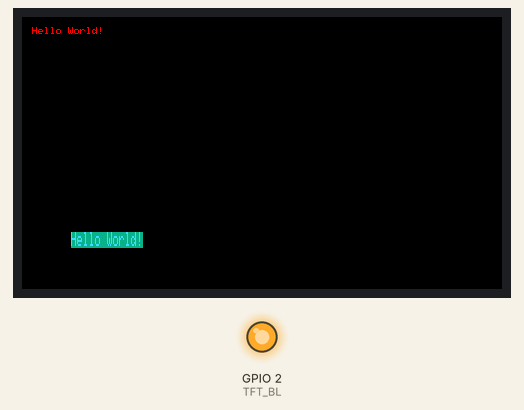
This sketch was run on a simulated ESP32. Parts: 480×272 colour display, output pins drawn as LEDs (lit = HIGH). Random numbers use the default seed unless the sketch sets one.

Above: at 5.3 s.
At 9.3 s:
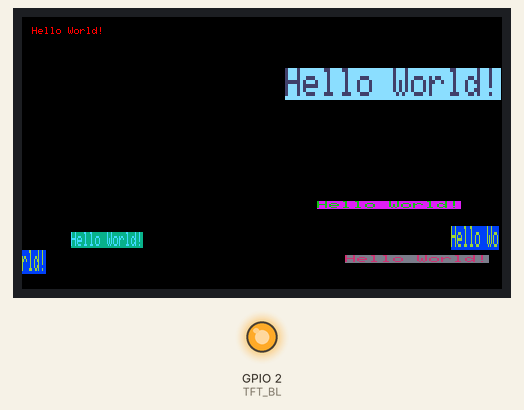
At 13.3 s:
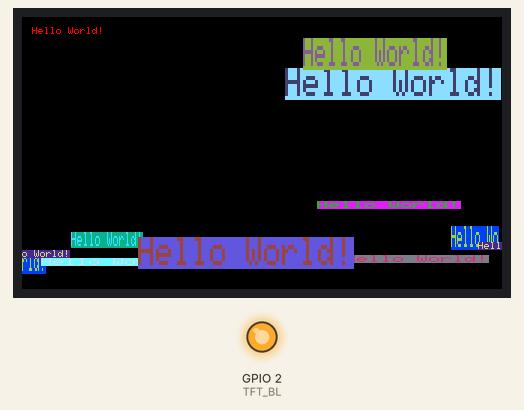
At 21.4 s:
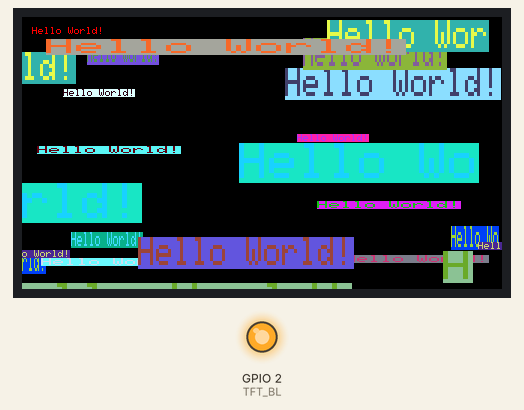
At 29.4 s:
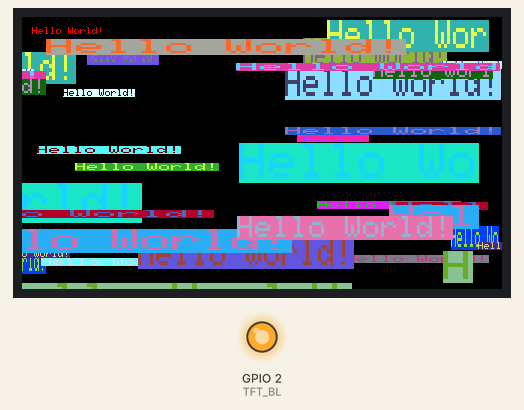
At 38.5 s:
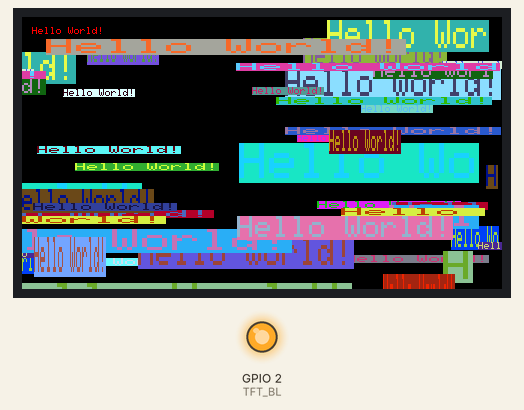

Measured:
- what the display in image 0 shows lasts 1.0 s, from 5.3 s to 6.3 s

The sketch:

HelloWorld.ino
```cpp
/*******************************************************************************
 ******************************************************************************/
#include <Arduino_GFX_Library.h>

#define GFX_BL DF_GFX_BL // default backlight pin, you may replace DF_GFX_BL to actual backlight pin
#define TFT_BL 2
/* More dev device declaration: https://github.com/moononournation/Arduino_GFX/wiki/Dev-Device-Declaration */
#if defined(DISPLAY_DEV_KIT)
Arduino_GFX *gfx = create_default_Arduino_GFX();
#else /* !defined(DISPLAY_DEV_KIT) */

/* More data bus class: https://github.com/moononournation/Arduino_GFX/wiki/Data-Bus-Class */
//Arduino_DataBus *bus = create_default_Arduino_DataBus();

/* More display class: https://github.com/moononournation/Arduino_GFX/wiki/Display-Class */
//Arduino_GFX *gfx = new Arduino_ILI9341(bus, DF_GFX_RST, 0 /* rotation */, false /* IPS */);

Arduino_ESP32RGBPanel *bus = new Arduino_ESP32RGBPanel(
    GFX_NOT_DEFINED /* CS */, GFX_NOT_DEFINED /* SCK */, GFX_NOT_DEFINED /* SDA */,
    40 /* DE */, 41 /* VSYNC */, 39 /* HSYNC */, 42 /* PCLK */,
    45 /* R0 */, 48 /* R1 */, 47 /* R2 */, 21 /* R3 */, 14 /* R4 */,
    5 /* G0 */, 6 /* G1 */, 7 /* G2 */, 15 /* G3 */, 16 /* G4 */, 4 /* G5 */,
    8 /* B0 */, 3 /* B1 */, 46 /* B2 */, 9 /* B3 */, 1 /* B4 */
);
// option 1:
// ILI6485 LCD 480x272
Arduino_RPi_DPI_RGBPanel *gfx = new Arduino_RPi_DPI_RGBPanel(
  bus,
  480 /* width */, 0 /* hsync_polarity */, 8 /* hsync_front_porch */, 4 /* hsync_pulse_width */, 43 /* hsync_back_porch */,
  272 /* height */, 0 /* vsync_polarity */, 8 /* vsync_front_porch */, 4 /* vsync_pulse_width */, 12 /* vsync_back_porch */,
  1 /* pclk_active_neg */, 9000000 /* prefer_speed */, true /* auto_flush */);

#endif /* !defined(DISPLAY_DEV_KIT) */
/*******************************************************************************
 * End of Arduino_GFX setting
 ******************************************************************************/

void setup(void)
{
    gfx->begin();
    gfx->fillScreen(BLACK);

#ifdef TFT_BL
    pinMode(TFT_BL, OUTPUT);
    digitalWrite(TFT_BL, HIGH);
#endif

    gfx->setCursor(10, 10);
    gfx->setTextColor(RED);
    gfx->println("Hello World!");

    delay(5000); // 5 seconds
}

void loop()
{
    gfx->setCursor(random(gfx->width()), random(gfx->height()));
    gfx->setTextColor(random(0xffff), random(0xffff));
    gfx->setTextSize(random(6) /* x scale */, random(6) /* y scale */, random(2) /* pixel_margin */);
    gfx->println("Hello World!");

    delay(1000); // 1 second
}
```
